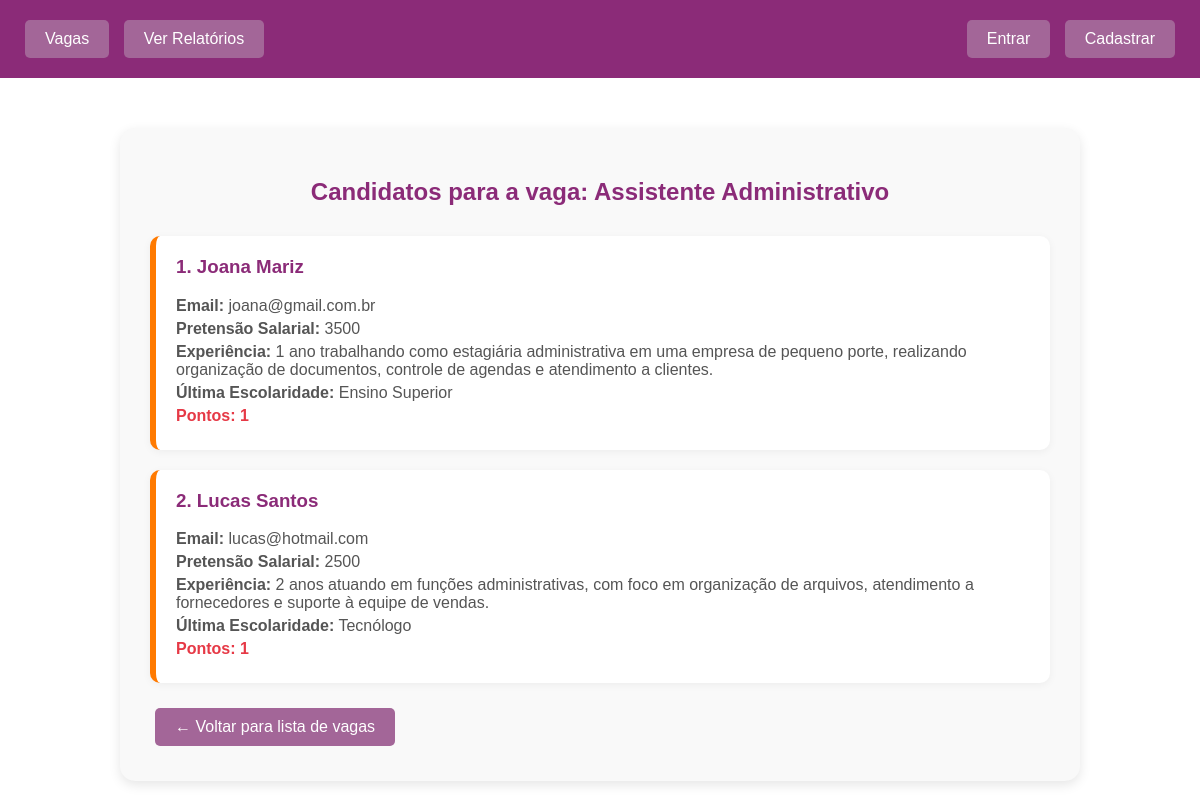
The page /vagas/detalhe_vaga/8/ on the database its author committed.
### vagas/models.py (models this page shows, shortened)
class Vaga(models.Model):
    nome_vaga = models.CharField(max_length=255)
    requisitos = models.TextField()
    faixa_salarial = models.CharField(max_length=20, choices=FaixaSalarial.choices)
    escolaridade_minima = models.CharField(max_length=30, choices=Escolaridade.choices)
    empresa = models.ForeignKey(settings.AUTH_USER_MODEL, related_name="vagas", on_delete=models.CASCADE,null=True, blank=True, default=None)
    data_criacao = models.DateTimeField(null=True, blank=True, default=datetime.datetime(2026, 4, 6, 0, 0))

class Candidatura(models.Model):
    vaga= models.ForeignKey(Vaga, related_name="candidaturas", on_delete=models.CASCADE)
    candidato = models.ForeignKey(settings.AUTH_USER_MODEL, on_delete=models.CASCADE)
    nome_completo = models.CharField(max_length=255)
    pretensao_salarial = models.CharField(max_length=20)
    experiencia = models.TextField()
    ultima_escolaridade = models.CharField(max_length=20, choices=Escolaridade.choices)
    data_candidatura = models.DateTimeField(null=True, blank=True, default=datetime.datetime(2026, 4, 6, 0, 0))
    class Meta:
        constraints = [
            models.UniqueConstraint(fields=["vaga", "candidato"], name="unique_vaga_candidato")
        ]

### usuarios/models.py (models this page shows, shortened)
class Usuario(AbstractUser):
    email = models.EmailField(unique=True)
    username = None
    tipo_usuario = models.CharField(max_length=20, choices=TipoUsuario.choices)
    USERNAME_FIELD = "email"
    REQUIRED_FIELDS = []
    objects = UsuarioManager()

### vagas/views.py (the view)
def detalhes_vaga(request, vaga_id):
    vaga = Vaga.objects.get(id=vaga_id)
    ranking = rankear_candidatos(vaga)
    return render(request, "vagas/detalhes_vaga.html", {"vaga": vaga, "ranking": ranking})

### vagas/utils.py (called while the page is built)
def faixa_para_intervalo(faixa):
    if faixa == "até 1000":
        return 0, 1000
    elif faixa == "de 1000 a 2000":
        return 1000, 2000
    elif faixa == "de 2000 a 3000":
        return 2000, 3000
    elif faixa == "acima de 3000":
        return 3000, 1000000
    return (0, 0)

def calcular_pontuacao(candidatura, vaga):
    pontos = 0
    try:
        salario = float(candidatura.pretensao_salarial.replace(",", "").strip())
    except:
        salario = 0
    faixa_min, faixa_max = faixa_para_intervalo(vaga.faixa_salarial)
    if faixa_min <= salario <= faixa_max:
        pontos += 1
    nivel_candidato = NIVEL_ESCOLARIDADE.get(candidatura.ultima_escolaridade, 0)
    nivel_vaga = NIVEL_ESCOLARIDADE.get(vaga.escolaridade_minima, 0)
    if nivel_candidato >= nivel_vaga:
        pontos += 1
    return pontos

def rankear_candidatos(vaga):
    candidaturas = Candidatura.objects.filter(vaga=vaga)
    ranking = []
    for candidatura in candidaturas:
        pontos = calcular_pontuacao(candidatura, vaga)
        ranking.append({
            "candidatura": candidatura,
            "pontos": pontos
        })
    ranking.sort(key=lambda x: x["pontos"], reverse=True)
    return ranking

### templates/vagas/detalhes_vaga.html (shortened to what this page needs)
<!DOCTYPE html>
<html lang="pt-br">
<head>
</head>
<body>
    <header>
        <nav>
            <div>
                <a class="btn" href="{% url 'listar_vagas' %}">Vagas</a>
                <a class="btn" href="{% url 'relatorio' %}">Ver Relatórios</a>
            </div>
            <div>
                {% if user.is_authenticated %}
                    <span class="user-info">Logado como: {{ user.email }} ({{ user.tipo_usuario }})</span>
                    <a class="btn" href="{% url 'logout' %}">Sair</a>
                {% else %}
                    <a class="btn" href="{% url 'login' %}">Entrar</a>
                    <a class="btn" href="{% url 'cadastro' %}">Cadastrar</a>
                {% endif %}
            </div>
        </nav>
    </header>
    <div class="container">
        <h2>Candidatos para a vaga: {{ vaga.nome_vaga }}</h2>
        {% if ranking %}
            {% for item in ranking %}
                <div class="candidato-card">
                    <h3>{{ forloop.counter }}. {{ item.candidatura.get_full_name|default:item.candidatura.nome_completo }}</h3>
                    <p><strong>Email:</strong> {{ item.candidatura.candidato.email }}</p>
                    <p><strong>Pretensão Salarial:</strong> {{ item.candidatura.pretensao_salarial }}</p>
                    <p><strong>Experiência:</strong> {{ item.candidatura.experiencia }}</p>
                    <p><strong>Última Escolaridade:</strong> {{ item.candidatura.get_ultima_escolaridade_display }}</p>
                    <p class="pontos"><strong>Pontos:</strong> {{ item.pontos }}</p>
                </div>
            {% endfor %}
        {% else %}
            <p class="no-candidatos">Nenhum candidato se inscreveu ainda.</p>
        {% endif %}
        <a href="{% url 'listar_vagas' %}" class="btn">← Voltar para lista de vagas</a>
    </div>
</body>
</html>

### templates/vagas/detalhes_vaga.html (style rules this page uses)
body { font-family: Arial, sans-serif; background-color: #FFFFFF; margin: 0; padding: 0; color: #555555; }
header { background-color:#8b2b78; padding: 15px 20px; color: #fff; }
nav { display: flex; justify-content: space-between; align-items: center; }
nav a { color: #fff; text-decoration: none; margin: 0 10px; padding: 6px 12px; border-radius: 4px; transition: background-color 0.3s; }
.container { max-width: 900px; margin: 50px auto; padding: 30px; background-color: #f9f9f9; border-radius: 15px; box-shadow: 0 4px 12px rgba(0,0,0,0.1); }
h2 { text-align: center; color: #8b2b78; margin-bottom: 30px; }
.candidato-card { padding: 20px; margin-bottom: 20px; background-color: #FFFFFF; border-left: 6px solid #FF7A00; border-radius: 10px; box-shadow: 0 2px 8px rgba(0,0,0,0.05); }
.candidato-card h3 { margin-top: 0; color: #8b2b78; }
.candidato-card p { margin: 5px 0; }
.pontos { font-weight: bold; color: #E63946; }
.btn { display: inline-block; padding: 10px 20px; margin: 5px; background-color: #a36698; color: #fff; text-decoration: none; border-radius: 5px; transition: background-color 0.3s; }

### rows shown on the page
Vaga: nome_vaga "Assistente Administrativo"
Candidatura: candidatura.get_full_name "Joana Mariz", candidatura.candidato.email "joana@gmail.com.br", candidatura.pretensao_salarial "3500", candidatura.experiencia "1 ano trabalhando como estagiária administrativa em uma empresa de pequeno porte, realizando organização de documentos, controle de agendas e atendimento a clientes.", candidatura.ultima_escolaridade "Ensino Superior", pontos "1"
Candidatura: candidatura.get_full_name "Lucas Santos", candidatura.candidato.email "lucas@hotmail.com", candidatura.pretensao_salarial "2500", candidatura.experiencia "2 anos atuando em funções administrativas, com foco em organização de arquivos, atendimento a fornecedores e suporte à equipe de vendas.", candidatura.ultima_escolaridade "Tecnólogo", pontos "1"
